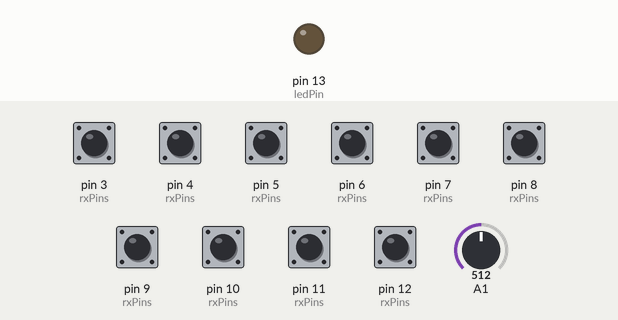
This sketch was run on a simulated Arduino Uno, built with avr-gcc and run on an emulated ATmega328P. On the bench: output pins drawn as LEDs (lit = HIGH). The inputs (shaded band) are chosen by the test bench; at power-on: pin 3 (rxPins), pin 4 (rxPins), pin 5 (rxPins), pin 6 (rxPins), pin 7 (rxPins), pin 8 (rxPins), pin 9 (rxPins), pin 10 (rxPins), pin 11 (rxPins), pin 12 (rxPins) HIGH, A1 = 512.

Above: at 1.2 s.
1.3 s: pin 3 (rxPins) pulled LOW for 0.15 s
At 1.38 s:
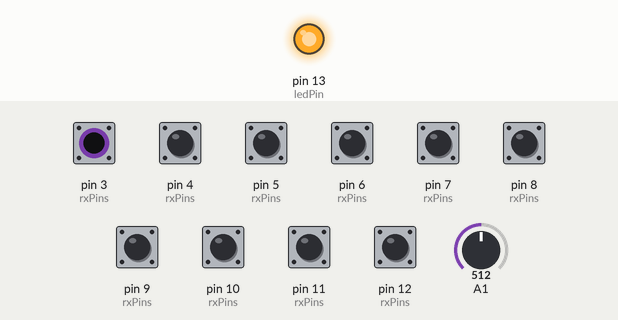
Timing chart, 0 to 4.3 s (numbered marks = the images above; inputs shaded):
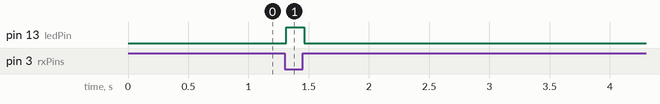

The sketch:

ArduinoPeaches.ino
```cpp
#include <CapacitiveSensor.h>
//#include <MIDI.h>
//#include <peaches.ino>
#define NPEACHES 10

#define TIMEOUT 10

boolean debug = false;

//MIDI_CREATE_DEFAULT_INSTANCE();

//Inputs
const int txPin = 2;
const int rxPins[NPEACHES] = {3,4,5,6,7,8,9,10,11,12};
CapacitiveSensor *peaches[NPEACHES];

int samples = 6;
int debugState = 0;
int currentState;
int ledPin = 13;

void setup() {
  if(debug == false) {
//    MIDI.begin();
  }
  else {
    Serial.begin(9600);
  }
  pinMode(txPin,OUTPUT);
  pinMode(ledPin, OUTPUT); //debug

  // Set peaches as CapacitiveSensors
  for (int i = 0; i < NPEACHES; i++) {
    peaches[i] = new CapacitiveSensor(txPin, rxPins[i]);
  }
  //Set timeouts
  for (int i = 0; i < NPEACHES; i++) {
    peaches[i] -> set_CS_Timeout_Millis(TIMEOUT);
    //peaches[i] -> set_CS_AutocaL_Millis(0xFFFFFFFF);
  }
}

void loop() {
  getThreshold();
  readRetrigger();
  int reading[10];
  //Get peach
  for (int i = 0; i < NPEACHES; i++) {
    reading[i] = peaches[i] -> capacitiveSensor(samples);
  }
//  int r1 =  p1.capacitiveSensor(samples);

  if(debug == false) {
    //peachRead(int number, int reading, int midiNote, int midiChannel)
    for (int i = 0; i < NPEACHES; i++) {
      if (i == 0) {
        long pls = peaches[i] -> capacitiveSensorRaw(samples);
        //Serial.println(pls);
        //Serial.print(" " );
        //Serial.println(reading[i]);
      }
      peachRead(i, reading[i], i, 2);
    }
//    peachRead(0, r1, 0, 2);
//    peachRead(1, r2, 1, 2);
//    peachRead(2, r3, 2, 2);
//    peachRead(3, r4, 3, 2);
//
//    peachRead(4, r5, 4, 2);
//    peachRead(5, r6, 5, 2);
//    peachRead(6, r7, 6, 2);
//    peachRead(7, r8, 7, 2);
//
//    peachRead(8, r9, 8, 2);
//    peachRead(9, r10, 9, 2);
//    peachRead(10, r11, 0, 3);
//    peachRead(11, r12, 0, 16);
//
//    peachRead(12, r13, 1, 16);
//    peachRead(13, r14, 13, 4);
//    peachRead(14, r15, 17, 4);
//    peachRead(15, r16, 18, 4);
//
//    peachRead(16, r17, 7, 6);
//    peachRead(17, r18, 8, 6);
//    peachRead(18, r19, 10, 6);
//    peachRead(19, r20, 10, 5);
//
//    peachRead(20, r21, 10, 1);
//    peachRead(21, r22, 12, 1);
//    peachRead(22, r23, 14, 1);
//    peachRead(23, r24, 15, 1);
//
//    peachRead(24, r25, 17, 1);
//    peachRead(25, r26, 19, 1);
//    peachRead(26, r27, 0, 7);
  }
  else {
    delay(500);
  }
}
```

peaches.ino
```cpp
//int threshold = 30;
//int thresholdS = 20;
//int thresholdE = 300;
int threshold = 3;
int thresholdS = 2;
int thresholdE = 20;

int retriggerDelay = 50;
//int retriggerS = 5;
//int retriggerE = 150;
int retriggerS = 2;
int retriggerE = 20;

int floorThreshold = 110;

long debounceDelay = 100;

long lastDebounceTimes[] = {0,0,0,0,0,0,0,0,0,0,
                             0,0,0,0,0,0,0,0,0,0,
                             0,0,0,0,0,0,0,0,0,0,
                             0,0};

int buttonStates[]     = {0,0,0,0,0,0,0,0,0,0,
                          0,0,0,0,0,0,0,0,0,0,
                          0,0,0,0,0,0,0,0,0,0,
                          0,0};
int buttonLastStates[] = {0,0,0,0,0,0,0,0,0,0,
                          0,0,0,0,0,0,0,0,0,0,
                          0,0,0,0,0,0,0,0,0,0,
                          0,0};

void readThreshold() {
  int thresh = analogRead(0);
  threshold = map(thresh, 0, 1023, thresholdS, thresholdE);
}

void getThreshold() {
  threshold = 30; // seems like a good hardcoded cutoff for now
}

void readRetrigger() {
  int rettr = analogRead(1);
  retriggerDelay = map(rettr, 0, 1023, retriggerS, retriggerE);
}


void peachRead(int number, int reading, int midiNote, int midiChannel){
//  Serial.println(reading);
  //Serial.println(number);
//  if(number == 3) {
//    if(reading > floorThreshold ) {
//       buttonStates[number] = 1;
//    }  else {
//       buttonStates[number] = 0;
//    }
//  } else {
//    if(reading > threshold ) {
//      //Serial.println("HELLO");
//       buttonStates[number] = 1;
//    }  else {
//       buttonStates[number] = 0;
//    }
//  }
//if (number == 0) Serial.println(reading);
//    if (reading > 1) {
//      Serial.print("thresh: ");
//      Serial.println(threshold);
//    }
    if(reading > threshold ) {
      //Serial.println("HELLO");
      //Serial.println(number);
       buttonStates[number] = 1;
    }  else {
       buttonStates[number] = 0;
    }

  if (buttonStates[number] != buttonLastStates[number]){
   if ((millis() - lastDebounceTimes[number]) < retriggerDelay && buttonStates[number] == 1) {
     return;
   }
   if(buttonStates[number] == 1) {
     Serial.print("play");
     Serial.println(number);
//     MIDI.sendNoteOn(midiNote,127,midiChannel);
    digitalWrite(13, HIGH);
   } else {
//     MIDI.sendNoteOff(midiNote,0,midiChannel);
    Serial.print("stop");
    Serial.println(number);
    digitalWrite(13, LOW);
     lastDebounceTimes[number] = millis();
   }
  }

  buttonLastStates[number] = buttonStates[number];
}
```

Measured:
- after the input at 1.3 s, pin 13 (ledPin): LOW → HIGH at once, → LOW 0.15 s later
